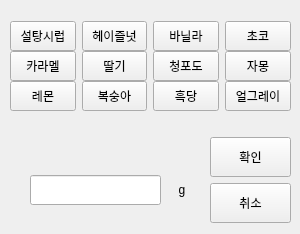
      <widget class="QWidget" name="SYRUP">
       <widget class="QWidget" name="layoutWidget_8">
        <property name="geometry">
         <rect>
          <x>210</x>
          <y>137</y>
          <width>81</width>
          <height>88</height>
         </rect>
        </property>
        <layout class="QVBoxLayout" name="verticalLayout_12">
         <item>
          <widget class="QPushButton" name="BTN_SYRUP_OK">
           <property name="minimumSize">
            <size>
             <width>50</width>
             <height>40</height>
            </size>
           </property>
           <property name="text">
            <string>확인</string>
           </property>
          </widget>
         </item>
         <item>
          <widget class="QPushButton" name="BTN_SYRUP_CANCEL">
           <property name="minimumSize">
            <size>
             <width>50</width>
             <height>40</height>
            </size>
           </property>
           <property name="text">
            <string>취소</string>
           </property>
          </widget>
         </item>
        </layout>
       </widget>
       <widget class="QWidget" name="layoutWidget_9">
        <property name="geometry">
         <rect>
          <x>30</x>
          <y>170</y>
          <width>167</width>
          <height>41</height>
         </rect>
        </property>
        <layout class="QGridLayout" name="gridLayout_4">
         <item row="0" column="1">
          <widget class="QLabel" name="label_16">
           <property name="minimumSize">
            <size>
             <width>30</width>
             <height>0</height>
            </size>
           </property>
           <property name="text">
            <string>g</string>
           </property>
           <property name="alignment">
            <set>Qt::AlignCenter</set>
           </property>
          </widget>
         </item>
         <item row="0" column="0">
          <widget class="QLineEdit" name="LE_SYRUP">
           <property name="minimumSize">
            <size>
             <width>0</width>
             <height>30</height>
            </size>
           </property>
           <property name="alignment">
            <set>Qt::AlignCenter</set>
           </property>
          </widget>
         </item>
        </layout>
       </widget>
       <widget class="QWidget" name="layoutWidget">
        <property name="geometry">
         <rect>
          <x>10</x>
          <y>20</y>
          <width>281</width>
          <height>32</height>
         </rect>
        </property>
        <layout class="QHBoxLayout" name="horizontalLayout">
         <item>
          <widget class="QPushButton" name="BTN_SYRUP_1">
           <property name="minimumSize">
            <size>
             <width>50</width>
             <height>30</height>
            </size>
           </property>
           <property name="text">
            <string>설탕시럽</string>
           </property>
          </widget>
         </item>
         <item>
          <widget class="QPushButton" name="BTN_SYRUP_2">
           <property name="minimumSize">
            <size>
             <width>50</width>
             <height>30</height>
            </size>
           </property>
           <property name="text">
            <string>헤이즐넛</string>
           </property>
          </widget>
         </item>
         <item>
          <widget class="QPushButton" name="BTN_SYRUP_3">
           <property name="minimumSize">
            <size>
             <width>50</width>
             <height>30</height>
            </size>
           </property>
           <property name="text">
            <string>바닐라</string>
           </property>
          </widget>
         </item>
         <item>
          <widget class="QPushButton" name="BTN_SYRUP_4">
           <property name="minimumSize">
            <size>
             <width>50</width>
             <height>30</height>
            </size>
           </property>
           <property name="text">
            <string>초코</string>
           </property>
          </widget>
         </item>
        </layout>
       </widget>
       <widget class="QWidget" name="layoutWidget_7">
        <property name="geometry">
         <rect>
          <x>10</x>
          <y>50</y>
          <width>281</width>
          <height>32</height>
         </rect>
        </property>
        <layout class="QHBoxLayout" name="horizontalLayout_4">
         <item>
          <widget class="QPushButton" name="BTN_SYRUP_5">
           <property name="minimumSize">
            <size>
             <width>50</width>
             <height>30</height>
            </size>
           </property>
           <property name="text">
            <string>카라멜</string>
           </property>
          </widget>
         </item>
         <item>
          <widget class="QPushButton" name="BTN_SYRUP_6">
           <property name="minimumSize">
            <size>
             <width>50</width>
             <height>30</height>
            </size>
           </property>
           <property name="text">
            <string>딸기</string>
           </property>
          </widget>
         </item>
         <item>
          <widget class="QPushButton" name="BTN_SYRUP_7">
           <property name="minimumSize">
            <size>
             <width>50</width>
             <height>30</height>
            </size>
           </property>
           <property name="text">
            <string>청포도</string>
           </property>
          </widget>
         </item>
         <item>
          <widget class="QPushButton" name="BTN_SYRUP_8">
           <property name="minimumSize">
            <size>
             <width>50</width>
             <height>30</height>
            </size>
           </property>
           <property name="text">
            <string>자몽</string>
           </property>
          </widget>
         </item>
        </layout>
       </widget>
       <widget class="QWidget" name="layoutWidget_20">
        <property name="geometry">
         <rect>
          <x>10</x>
          <y>80</y>
          <width>281</width>
          <height>32</height>
         </rect>
        </property>
        <layout class="QHBoxLayout" name="horizontalLayout_5">
         <item>
          <widget class="QPushButton" name="BTN_SYRUP_9">
           <property name="minimumSize">
            <size>
             <width>50</width>
             <height>30</height>
            </size>
           </property>
           <property name="text">
            <string>레몬</string>
           </property>
          </widget>
         </item>
         <item>
          <widget class="QPushButton" name="BTN_SYRUP_10">
           <property name="minimumSize">
            <size>
             <width>50</width>
             <height>30</height>
            </size>
           </property>
           <property name="text">
            <string>복숭아</string>
           </property>
          </widget>
         </item>
         <item>
          <widget class="QPushButton" name="BTN_SYRUP_11">
           <property name="minimumSize">
            <size>
             <width>50</width>
             <height>30</height>
            </size>
           </property>
           <property name="text">
            <string>흑당</string>
           </property>
          </widget>
         </item>
         <item>
          <widget class="QPushButton" name="BTN_SYRUP_12">
           <property name="minimumSize">
            <size>
             <width>50</width>
             <height>30</height>
            </size>
           </property>
           <property name="text">
            <string>얼그레이</string>
           </property>
          </widget>
         </item>
        </layout>
       </widget>
      </widget>
